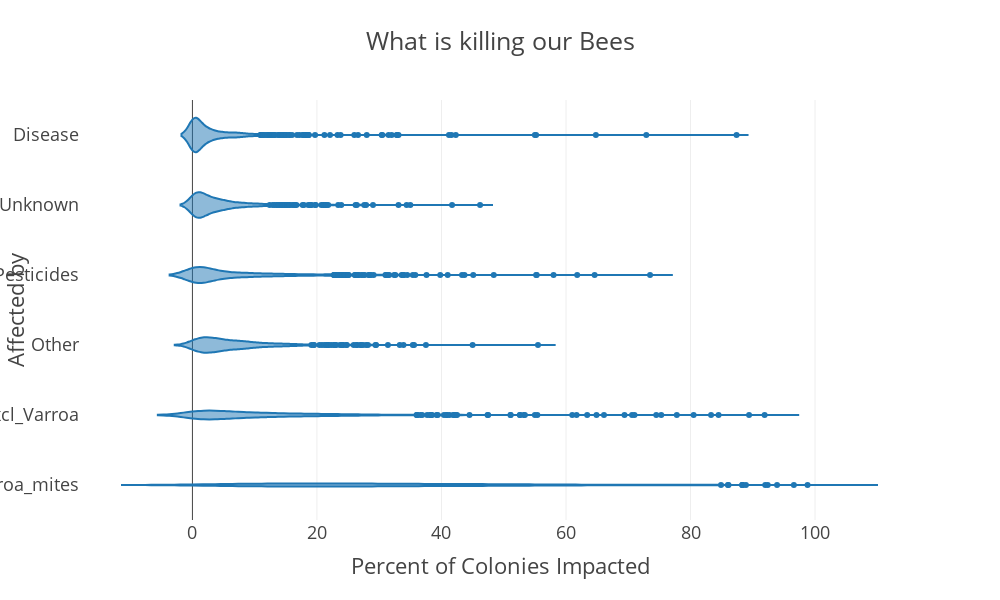

Write notebook code for a chart like this one.
### Code cell
violinfig = px.violin(
    # data_frame=df.query("State == ['{}','{}']".format('ALABAMA','NEW YORK')),
    data_frame=df,
    y="Affected by",
    x="Percent of Colonies Impacted",
    category_orders={'Affected by':['Disease','Unknown','Pesticides','Other','Pests_excl_Varroa','Varroa_mites']},
    orientation="h",              # vertical 'v' or horizontal 'h'
    # points='all',               # 'outliers','suspectedoutliers', 'all', or False
    # box=True,                   # draw box inside the violins
    # color='State',              # differentiate markers by color
    # violinmode="overlay",       # 'overlay' or 'group'
    # color_discrete_sequence=["limegreen","red"],
    # color_discrete_map={"ALABAMA": "blue" ,"NEW YORK":"magenta"}, # map your chosen colors

    # hover_name='Year',          # values appear in bold in the hover tooltip
    # hover_data=['State'],       # values appear as extra data in the hover tooltip
    # custom_data=['Program'],    # values are extra data to be used in Dash callbacks

    # facet_row='State',          # assign marks to subplots in the vertical direction
    # facet_col='Period',         # assign marks to subplots in the horizontal direction
    # facet_col_wrap=2,           # maximum number of subplot columns. Do not set facet_row

    # log_x=True,                 # x-axis is log-scaled
    # log_y=True,                 # y-axis is log-scaled

    labels={"State":"STATE"},     # map the labels
    title='What is killing our Bees',
    width=1000,                   # figure width in pixels
    height=600,                   # igure height in pixels
    template='presentation',      # 'ggplot2', 'seaborn', 'simple_white', 'plotly',
                                  # 'plotly_white', 'plotly_dark', 'presentation',
                                  # 'xgridoff', 'ygridoff', 'gridon', 'none'

    # animation_frame='Year',     # assign marks to animation frames
    # animation_group='',         # use only when df has multiple rows with same object
    # range_x=[5,50],             # set range of x-axis
    # range_y=[-5,100],           # set range of y-axis
    # category_orders={'Year':[2015,2016,2017,2018,2019]},    # set a specific ordering of values per column
)

# violinfig.layout.updatemenus[0].buttons[0].args[1]['frame']['duration'] = 1000

# violinfig.update_layout(
#         yaxis = dict(
#         tickfont=dict(size=8)))

pio.show(violinfig)

### Figure 1 — Plotly figure (JSON) as saved in the notebook; plotly's stock layout.template omitted (floating-point values rounded to 4 significant figures; data arrays with more than 128 entries replaced by an {"elided": "..."} marker saying what was removed)
{"data": [{"alignmentgroup": "True", "box": {"visible": false}, "hovertemplate": "Percent of Colonies Impacted=%{x}<br>Affected by=%{y}<extra></extra>", "legendgroup": "", "marker": {"color": "#1F77B4"}, "name": "", "offsetgroup": "", "orientation": "h", "scalegroup": "True", "showlegend": false, "type": "violin", "x": {"elided": "4590 float values"}, "x0": " ", "xaxis": "x", "y": {"elided": "4590 str values"}, "y0": " ", "yaxis": "y"}], "layout": {"height": 600, "legend": {"tracegroupgap": 0}, "title": {"text": "What is killing our Bees"}, "violinmode": "group", "width": 1000, "xaxis": {"anchor": "y", "domain": [0, 1], "title": {"text": "Percent of Colonies Impacted"}}, "yaxis": {"anchor": "x", "categoryarray": ["Varroa_mites", "Pests_excl_Varroa", "Other", "Pesticides", "Unknown", "Disease"], "categoryorder": "array", "domain": [0, 1], "title": {"text": "Affected by"}}}}
